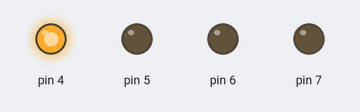
The sketch below on a simulated Arduino Uno, built with avr-gcc and run on an emulated ATmega328P. Shown: output pins drawn as LEDs (lit = HIGH).

Above: at 0.2 s.
At 1.2 s:
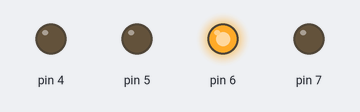
At 2.7 s:
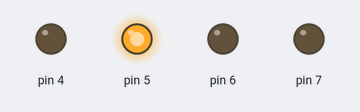
At 3.7 s:
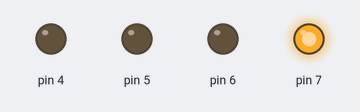
Timing chart, 0 to 4.6 s (numbered marks = the images above):
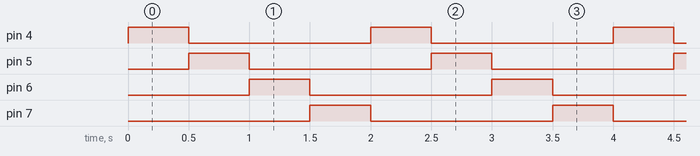

Measured:
- by itself, pin 4–7: alternates HIGH for 0.50 s and LOW for 1.5 s
- by itself, everything shown: repeats every 2.0 s, in 5 steps

The sketch:

6.2.ino
```cpp
void setup() {
  // put your setup code here, to run once:
  pinMode(7,OUTPUT);
  pinMode(6,OUTPUT);
  pinMode(5,OUTPUT);
  pinMode(4,OUTPUT);
}

void loop() {
  // put your main code here, to run repeatedly:
  for(int i=4;i<8;i++){
    digitalWrite(i,1);
    delay(500);
    digitalWrite(i,0);
  }
}
```
